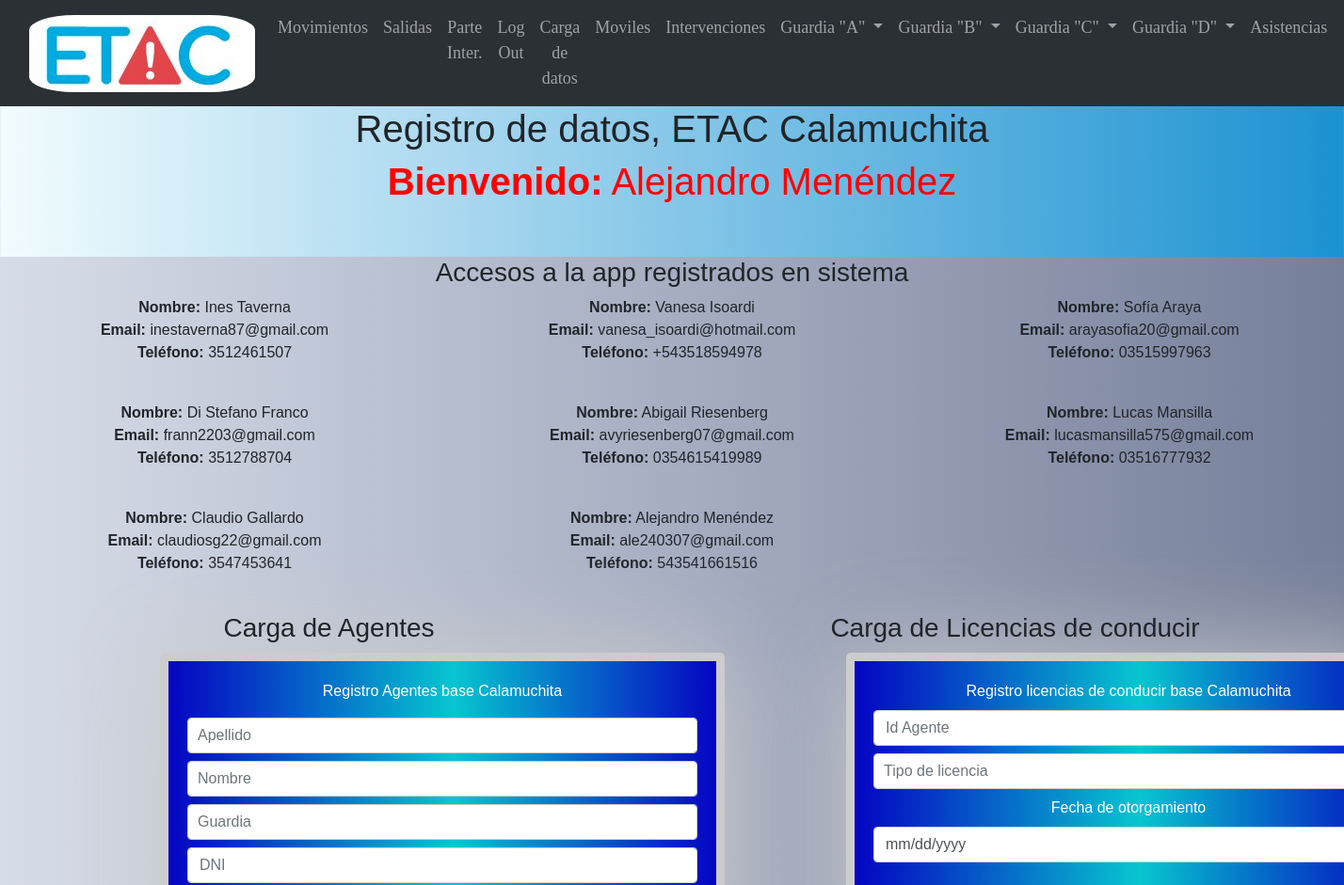
The app's page /secrets (signed in, upper part), older data.
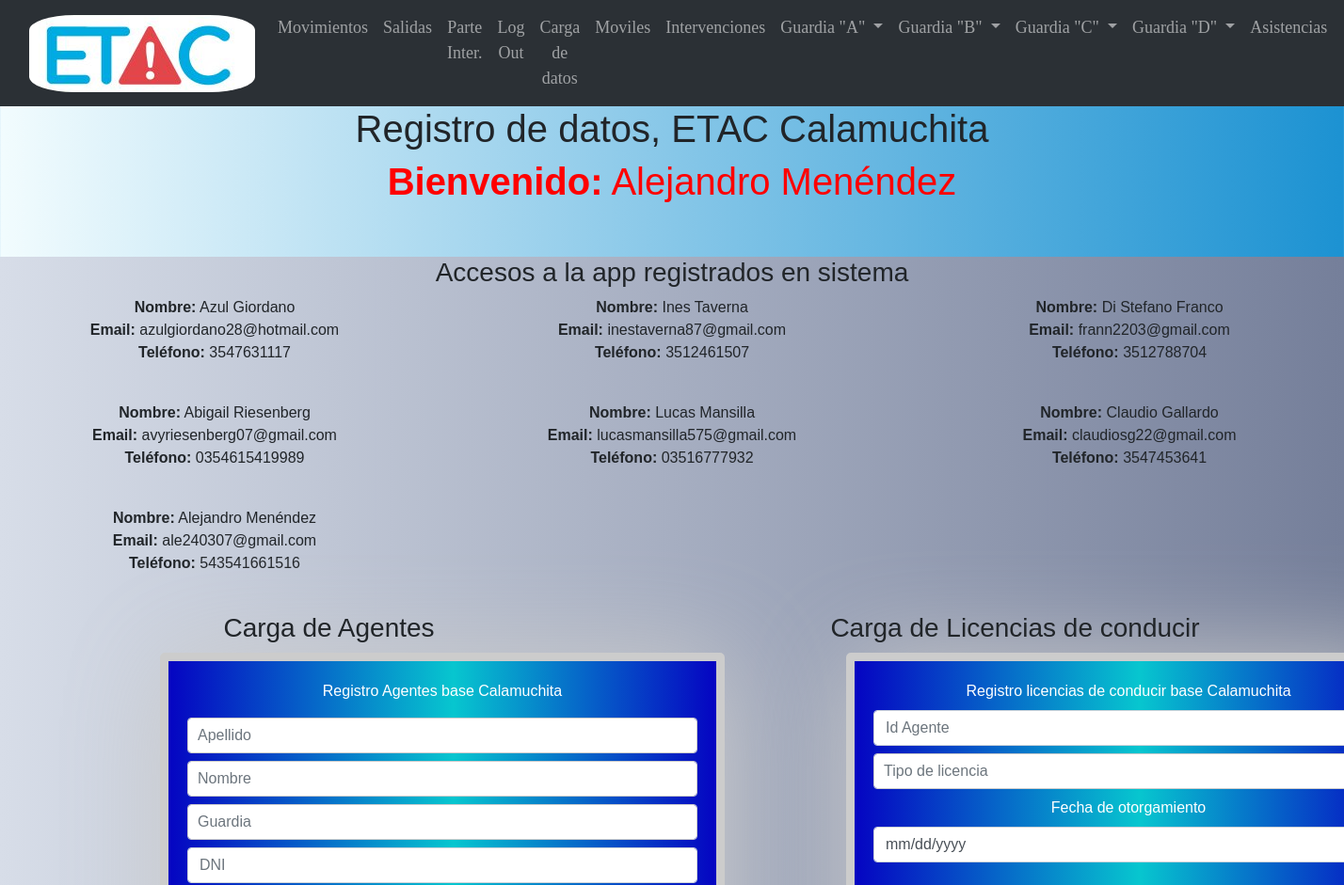
The same page, newer data.
### main.py (models this page shows)
    class User(UserMixin, db.Model):
        id = db.Column(db.Integer, primary_key=True)
        email = db.Column(db.String(100), unique=True)
        password = db.Column(db.String(100))
        name = db.Column(db.String(1000))
        telefono = db.Column(db.String(15))

### main.py (the view, shortened to what this page needs)
@app.route('/secrets', methods=["GET", "POST"])
@login_required
def secrets():
    ultimos3_usuarios = User.query.order_by(User.id.desc()).all()
    print(current_user.name)
    return render_template("secrets.html", name=current_user, last_three_users=ultimos3_usuarios)

### main.py (called while the page is built)
@login_manager.user_loader
def load_user(user_id):
    return User.query.get(int(user_id))

### templates/secrets.html (shortened to what this page needs)
{% extends "base.html" %}
{% block content %}
<h1 class="text-center">Registro de datos, ETAC Calamuchita</h1>
{% if name %}
      <h1 class="usuario_online"><strong>Bienvenido:</strong> {{ name.name }}</h1> <br>
  <br>
  {% endif %}
<div class="usuarios_registrados">
  <h3 class="text-center">Accesos a la app registrados en sistema</h3>
  {% if last_three_users %}
  <div class="row">
    {% for user in last_three_users %}
    <div class="col-4">
      <ul class="list-unstyled">
    <li>
      <strong>Nombre:</strong> {{ user.name }} <br>
      <strong>Email:</strong> {{ user.email }}<br>
      <strong>Teléfono:</strong> {{ user.telefono }}<br><br>
    </li>
        </ul>
    </div>
    {% endfor %}
  </div>
  {% else %}
  <p class="text-center">No hay usuarios registrados.</p>
  {% endif %}
  <section class="formularios">
    <div class="row">
      <div class="col-lg-6 col-md-12">
        <h3 class="text-center">Carga de Agentes</h3>
        <form class="form_ins" action="{{ url_for('secrets') }}" method="post" enctype="multipart/form-data">
          <label style="color:white">Registro Agentes base Calamuchita</label>
          <input type="text" class="form-control" name="apellido" placeholder="Apellido" required="required" />
          <input type="text" class="form-control" name="nombre" placeholder="Nombre" required="required" />
          <input type="text" class="form-control" name="guardia" placeholder="Guardia" required="required" pattern="[A-C]" title="Solo se permiten valores A, B o C" />
          <input type="number" class="form-control" name="dni" placeholder="DNI" required="required" /><br>
          <input type="number" class="form-control" name="telefono" placeholder="Telefono" required="required" /><br>
          <input type="number" class="form-control" name="telefono_alter" placeholder="Telefono alternativo" required="required" /><br>
        </form>
      </div>
      <div class="col-lg-6 col-md-12">
        <h3 class="text-center">Carga de Licencias de conducir</h3>
        <form class="form_ins" action="{{ url_for('secrets') }}" method="post" enctype="multipart/form-data">
          <label style="color:white">Registro licencias de conducir base Calamuchita</label>
          <input type="number" class="form-control" name="id_agente" placeholder="Id Agente" required="required" />
          <input type="text" class="form-control" name="tipo" placeholder="Tipo de licencia" required="required" />
          <label style="color:white">Fecha de otorgamiento</label>
          <input type="date" class="form-control" name="fecha_otor" placeholder="Fecha Otorgamiento" required="required" /> <br>
        </form>
      </div>
    </div>
  </section>
</div>
{% endblock %}

Row changes from the older to the newer data that the page shows:
removed User: name "Vanesa Isoardi", email "vanesa_isoardi@hotmail.com", telefono "+543518594978"
removed User: name "Sofía Araya", email "arayasofia20@gmail.com", telefono "03515997963"
added User: name "Azul Giordano", email "azulgiordano28@hotmail.com", telefono "3547631117"
